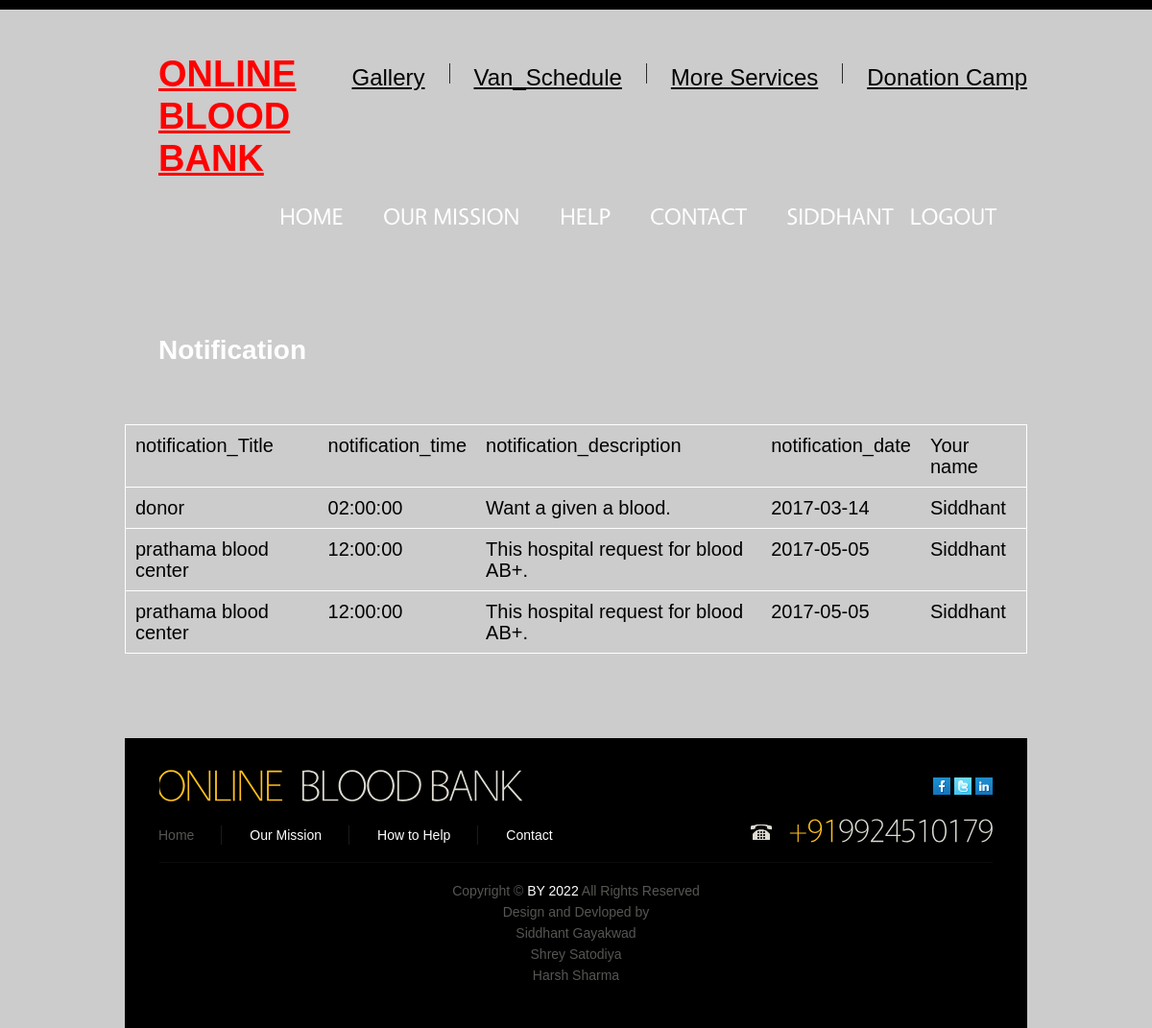
The app's page /final_project/display_notification.php (signed in) with its own data.
### tables this page shows
CREATE TABLE `notification` (
  `noti_id` int(11) NOT NULL,
  `noti_name` varchar(30) NOT NULL,
  `noti_time` time NOT NULL,
  `noti_desc` varchar(300) NOT NULL,
  `noti_date` date NOT NULL,
  `u_id` int(11) NOT NULL
);

### final_project/display_notification.php (the view, shortened to what this page needs)
<?php
include "header.php";
?>
      <section id="main-content">
          <section class="wrapper">
<br>
<br>
<center>
<h1 align="center" style="font-size:28px !important; color:white; text-align:center !important;">Notification</h1>
<br>
<br>
<br>
<br>
<br>
<br>
<table border="1" cellpadding="15" align="center">
<tr bgcolor="#999999">
<td >notification_Title</td>
<td>notification_time</td>
<td>notification_description</td>
<td>notification_date</td>
<td>Your name</td>
</tr>
<?php
$con=mysqli_connect('localhost','root','',"bloodbank");
mysqli_select_db($con,"bloodbank");
$sen=$_SESSION['login'];
$temp=mysqli_query($con,"select * from user where u_fnm LIKE '%$sen%'");
$row1=mysqli_fetch_array($temp);
$unm=$row1['u_id'];
$query=mysqli_query($con,"select * from notification where u_id='$unm'");
while($row=mysqli_fetch_array($query))
{echo"<tr>";
echo "<td>".$row['noti_name']."</td>";
echo "<td>".$row['noti_time']."</td>";
echo "<td>".$row['noti_desc']."</td>";
echo "<td>".$row['noti_date']."</td>";
echo "<td>".$sen."</td>";
echo "</tr>";
}
?></table>
<br>
<br>
<br>
<br>
<?php
include"footer.php";
?>

### final_project/css/style.css (style rules this page uses)
article, aside, audio, canvas, command, datalist, details, embed, figcaption, figure, footer, header, hgroup, keygen, meter, nav, output, progress, section, source, video { display:block }
.wrapper { width:100%; overflow:hidden }
body { background-color:#CCC;border:0; font:14px "Trebuchet MS", Arial, Helvetica, sans-serif; color:#575652; line-height:22px }
h1 { float:left; padding:44px 0 0 35px }

### final_project/display_notification.php (style rules this page uses)
tr,td { padding:10px !important; font-size:20px; border:1px solid white;color:#000; !important; }

### records on screen
notification: noti_name "donor", noti_time "02:00:00", noti_desc "Want a given a blood.", noti_date "2017-03-14"
notification: noti_name "prathama blood center", noti_time "12:00:00", noti_desc "This hospital request for blood AB+.", noti_date "2017-05-05"
notification: noti_name "prathama blood center", noti_time "12:00:00", noti_desc "This hospital request for blood AB+.", noti_date "2017-05-05"
